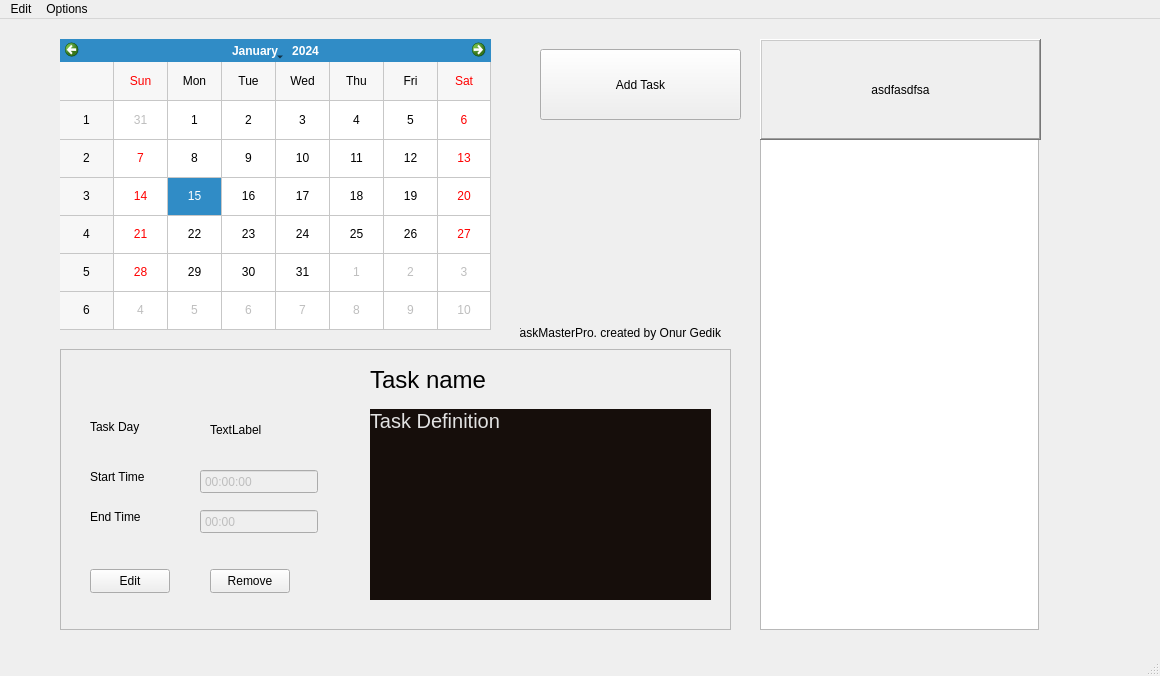
<?xml version="1.0" encoding="UTF-8"?>
<ui version="4.0">
 <class>MainWindow</class>
 <widget class="QMainWindow" name="MainWindow">
  <property name="geometry">
   <rect>
    <x>0</x>
    <y>0</y>
    <width>1160</width>
    <height>676</height>
   </rect>
  </property>
  <property name="minimumSize">
   <size>
    <width>1160</width>
    <height>676</height>
   </size>
  </property>
  <property name="maximumSize">
   <size>
    <width>1373</width>
    <height>785</height>
   </size>
  </property>
  <property name="cursor">
   <cursorShape>ArrowCursor</cursorShape>
  </property>
  <property name="windowTitle">
   <string>MainWindow</string>
  </property>
  <property name="dockOptions">
   <set>QMainWindow::DockOption::AllowTabbedDocks|QMainWindow::DockOption::AnimatedDocks</set>
  </property>
  <widget class="QWidget" name="centralwidget">
   <widget class="QLabel" name="label">
    <property name="enabled">
     <bool>true</bool>
    </property>
    <property name="geometry">
     <rect>
      <x>520</x>
      <y>300</y>
      <width>201</width>
      <height>21</height>
     </rect>
    </property>
    <property name="cursor">
     <cursorShape>CrossCursor</cursorShape>
    </property>
    <property name="layoutDirection">
     <enum>Qt::LayoutDirection::RightToLeft</enum>
    </property>
    <property name="autoFillBackground">
     <bool>true</bool>
    </property>
    <property name="text">
     <string>TaskMasterPro. created by Onur Gedik</string>
    </property>
    <property name="alignment">
     <set>Qt::AlignmentFlag::AlignBottom|Qt::AlignmentFlag::AlignRight|Qt::AlignmentFlag::AlignTrailing</set>
    </property>
    <property name="wordWrap">
     <bool>false</bool>
    </property>
   </widget>
   <widget class="QCalendarWidget" name="calendarWidget">
    <property name="geometry">
     <rect>
      <x>60</x>
      <y>20</y>
      <width>431</width>
      <height>291</height>
     </rect>
    </property>
    <property name="cursor">
     <cursorShape>PointingHandCursor</cursorShape>
    </property>
    <property name="locale">
     <locale language="English" country="UnitedStates"/>
    </property>
    <property name="gridVisible">
     <bool>true</bool>
    </property>
    <property name="navigationBarVisible">
     <bool>true</bool>
    </property>
    <property name="dateEditEnabled">
     <bool>true</bool>
    </property>
    <property name="dateEditAcceptDelay">
     <number>1500</number>
    </property>
   </widget>
   <widget class="QFrame" name="frame">
    <property name="enabled">
     <bool>true</bool>
    </property>
    <property name="geometry">
     <rect>
      <x>60</x>
      <y>330</y>
      <width>671</width>
      <height>281</height>
     </rect>
    </property>
    <property name="frameShape">
     <enum>QFrame::Shape::StyledPanel</enum>
    </property>
    <property name="frameShadow">
     <enum>QFrame::Shadow::Raised</enum>
    </property>
    <widget class="QTimeEdit" name="timeEdit">
     <property name="enabled">
      <bool>false</bool>
     </property>
     <property name="geometry">
      <rect>
       <x>140</x>
       <y>120</y>
       <width>118</width>
       <height>25</height>
      </rect>
     </property>
     <property name="cursor">
      <cursorShape>ForbiddenCursor</cursorShape>
     </property>
     <property name="buttonSymbols">
      <enum>QAbstractSpinBox::ButtonSymbols::NoButtons</enum>
     </property>
    </widget>
    <widget class="QTimeEdit" name="timeEdit_2">
     <property name="enabled">
      <bool>false</bool>
     </property>
     <property name="geometry">
      <rect>
       <x>140</x>
       <y>160</y>
       <width>118</width>
       <height>25</height>
      </rect>
     </property>
     <property name="cursor">
      <cursorShape>ForbiddenCursor</cursorShape>
     </property>
     <property name="acceptDrops">
      <bool>false</bool>
     </property>
     <property name="accessibleName">
      <string extracomment="Start Time For Task"/>
     </property>
     <property name="layoutDirection">
      <enum>Qt::LayoutDirection::LeftToRight</enum>
     </property>
     <property name="wrapping">
      <bool>false</bool>
     </property>
     <property name="buttonSymbols">
      <enum>QAbstractSpinBox::ButtonSymbols::NoButtons</enum>
     </property>
     <property name="displayFormat">
      <string>HH:mm</string>
     </property>
     <property name="calendarPopup">
      <bool>false</bool>
     </property>
    </widget>
    <widget class="QLabel" name="label_2">
     <property name="geometry">
      <rect>
       <x>30</x>
       <y>120</y>
       <width>71</width>
       <height>16</height>
      </rect>
     </property>
     <property name="text">
      <string>Start Time</string>
     </property>
    </widget>
    <widget class="QLabel" name="label_3">
     <property name="geometry">
      <rect>
       <x>30</x>
       <y>160</y>
       <width>71</width>
       <height>16</height>
      </rect>
     </property>
     <property name="text">
      <string>End Time</string>
     </property>
    </widget>
    <widget class="QLabel" name="label_4">
     <property name="geometry">
      <rect>
       <x>310</x>
       <y>60</y>
       <width>341</width>
       <height>191</height>
      </rect>
     </property>
     <property name="palette">
      <palette>
       <active>
        <colorrole role="WindowText">
         <brush brushstyle="SolidPattern">
          <color alpha="255">
           <red>226</red>
           <green>226</green>
           <blue>226</blue>
          </color>
         </brush>
        </colorrole>
        <colorrole role="Button">
         <brush brushstyle="SolidPattern">
          <color alpha="255">
           <red>22</red>
           <green>14</green>
           <blue>11</blue>
          </color>
         </brush>
        </colorrole>
        <colorrole role="Light">
         <brush brushstyle="SolidPattern">
          <color alpha="255">
           <red>200</red>
           <green>255</green>
           <blue>237</blue>
          </color>
         </brush>
        </colorrole>
        <colorrole role="Midlight">
         <brush brushstyle="SolidPattern">
          <color alpha="255">
           <red>136</red>
           <green>255</green>
           <blue>215</blue>
          </color>
         </brush>
        </colorrole>
        <colorrole role="Dark">
         <brush brushstyle="SolidPattern">
          <color alpha="255">
           <red>36</red>
           <green>127</green>
           <blue>97</blue>
          </color>
         </brush>
        </colorrole>
        <colorrole role="Mid">
         <brush brushstyle="SolidPattern">
          <color alpha="255">
           <red>49</red>
           <green>170</green>
           <blue>129</blue>
          </color>
         </brush>
        </colorrole>
        <colorrole role="Text">
         <brush brushstyle="SolidPattern">
          <color alpha="255">
           <red>212</red>
           <green>212</green>
           <blue>212</blue>
          </color>
         </brush>
        </colorrole>
        <colorrole role="BrightText">
         <brush brushstyle="SolidPattern">
          <color alpha="255">
           <red>255</red>
           <green>255</green>
           <blue>255</blue>
          </color>
         </brush>
        </colorrole>
        <colorrole role="ButtonText">
         <brush brushstyle="SolidPattern">
          <color alpha="255">
           <red>194</red>
           <green>194</green>
           <blue>194</blue>
          </color>
         </brush>
        </colorrole>
        <colorrole role="Base">
         <brush brushstyle="SolidPattern">
          <color alpha="255">
           <red>22</red>
           <green>14</green>
           <blue>11</blue>
          </color>
         </brush>
        </colorrole>
        <colorrole role="Window">
         <brush brushstyle="SolidPattern">
          <color alpha="255">
           <red>22</red>
           <green>14</green>
           <blue>11</blue>
          </color>
         </brush>
        </colorrole>
        <colorrole role="Shadow">
         <brush brushstyle="SolidPattern">
          <color alpha="255">
           <red>211</red>
           <green>211</green>
           <blue>211</blue>
          </color>
         </brush>
        </colorrole>
        <colorrole role="AlternateBase">
         <brush brushstyle="SolidPattern">
          <color alpha="255">
           <red>164</red>
           <green>255</green>
           <blue>224</blue>
          </color>
         </brush>
        </colorrole>
        <colorrole role="ToolTipBase">
         <brush brushstyle="SolidPattern">
          <color alpha="255">
           <red>255</red>
           <green>255</green>
           <blue>220</blue>
          </color>
         </brush>
        </colorrole>
        <colorrole role="ToolTipText">
         <brush brushstyle="SolidPattern">
          <color alpha="255">
           <red>159</red>
           <green>159</green>
           <blue>159</blue>
          </color>
         </brush>
        </colorrole>
        <colorrole role="PlaceholderText">
         <brush brushstyle="SolidPattern">
          <color alpha="127">
           <red>0</red>
           <green>0</green>
           <blue>0</blue>
          </color>
         </brush>
        </colorrole>
        <colorrole role="Accent">
         <brush brushstyle="SolidPattern">
          <color alpha="255">
           <red>255</red>
           <green>255</green>
           <blue>255</blue>
          </color>
         </brush>
        </colorrole>
       </active>
       <inactive>
        <colorrole role="WindowText">
         <brush brushstyle="SolidPattern">
          <color alpha="255">
           <red>226</red>
           <green>226</green>
           <blue>226</blue>
          </color>
         </brush>
        </colorrole>
        <colorrole role="Button">
         <brush brushstyle="SolidPattern">
          <color alpha="255">
           <red>22</red>
           <green>14</green>
           <blue>11</blue>
          </color>
         </brush>
        </colorrole>
        <colorrole role="Light">
         <brush brushstyle="SolidPattern">
          <color alpha="255">
           <red>200</red>
           <green>255</green>
           <blue>237</blue>
          </color>
         </brush>
        </colorrole>
        <colorrole role="Midlight">
         <brush brushstyle="SolidPattern">
          <color alpha="255">
           <red>136</red>
           <green>255</green>
           <blue>215</blue>
          </color>
         </brush>
        </colorrole>
        <colorrole role="Dark">
         <brush brushstyle="SolidPattern">
          <color alpha="255">
           <red>36</red>
           <green>127</green>
           <blue>97</blue>
          </color>
         </brush>
        </colorrole>
        <colorrole role="Mid">
         <brush brushstyle="SolidPattern">
          <color alpha="255">
           <red>49</red>
           <green>170</green>
           <blue>129</blue>
          </color>
         </brush>
        </colorrole>
        <colorrole role="Text">
         <brush brushstyle="SolidPattern">
          <color alpha="255">
           <red>185</red>
           <green>185</green>
           <blue>185</blue>
          </color>
         </brush>
        </colorrole>
        <colorrole role="BrightText">
         <brush brushstyle="SolidPattern">
          <color alpha="255">
           <red>255</red>
           <green>255</green>
           <blue>255</blue>
          </color>
         </brush>
        </colorrole>
        <colorrole role="ButtonText">
         <brush brushstyle="SolidPattern">
          <color alpha="255">
           <red>214</red>
           <green>214</green>
           <blue>214</blue>
          </color>
         </brush>
        </colorrole>
        <colorrole role="Base">
         <brush brushstyle="SolidPattern">
          <color alpha="255">
           <red>22</red>
           <green>14</green>
           <blue>11</blue>
          </color>
         </brush>
        </colorrole>
        <colorrole role="Window">
         <brush brushstyle="SolidPattern">
          <color alpha="255">
           <red>22</red>
           <green>14</green>
           <blue>11</blue>
          </color>
         </brush>
        </colorrole>
        <colorrole role="Shadow">
         <brush brushstyle="SolidPattern">
          <color alpha="255">
           <red>184</red>
           <green>184</green>
           <blue>184</blue>
          </color>
         </brush>
        </colorrole>
        <colorrole role="HighlightedText">
         <brush brushstyle="SolidPattern">
          <color alpha="255">
           <red>204</red>
           <green>204</green>
           <blue>204</blue>
          </color>
         </brush>
        </colorrole>
        <colorrole role="AlternateBase">
         <brush brushstyle="SolidPattern">
          <color alpha="255">
           <red>164</red>
           <green>255</green>
           <blue>224</blue>
          </color>
         </brush>
        </colorrole>
        <colorrole role="ToolTipBase">
         <brush brushstyle="SolidPattern">
          <color alpha="255">
           <red>255</red>
           <green>255</green>
           <blue>220</blue>
          </color>
         </brush>
        </colorrole>
        <colorrole role="ToolTipText">
         <brush brushstyle="SolidPattern">
          <color alpha="255">
           <red>180</red>
           <green>180</green>
           <blue>180</blue>
          </color>
         </brush>
        </colorrole>
        <colorrole role="PlaceholderText">
         <brush brushstyle="SolidPattern">
          <color alpha="127">
           <red>0</red>
           <green>0</green>
           <blue>0</blue>
          </color>
         </brush>
        </colorrole>
        <colorrole role="Accent">
         <brush brushstyle="SolidPattern">
          <color alpha="255">
           <red>255</red>
           <green>255</green>
           <blue>255</blue>
          </color>
         </brush>
        </colorrole>
       </inactive>
       <disabled>
        <colorrole role="WindowText">
         <brush brushstyle="SolidPattern">
          <color alpha="255">
           <red>0</red>
           <green>174</green>
           <blue>255</blue>
          </color>
         </brush>
        </colorrole>
        <colorrole role="Button">
         <brush brushstyle="SolidPattern">
          <color alpha="255">
           <red>22</red>
           <green>14</green>
           <blue>11</blue>
          </color>
         </brush>
        </colorrole>
        <colorrole role="Light">
         <brush brushstyle="SolidPattern">
          <color alpha="255">
           <red>200</red>
           <green>255</green>
           <blue>237</blue>
          </color>
         </brush>
        </colorrole>
        <colorrole role="Midlight">
         <brush brushstyle="SolidPattern">
          <color alpha="255">
           <red>136</red>
           <green>255</green>
           <blue>215</blue>
          </color>
         </brush>
        </colorrole>
        <colorrole role="Dark">
         <brush brushstyle="SolidPattern">
          <color alpha="255">
           <red>36</red>
           <green>127</green>
           <blue>97</blue>
          </color>
         </brush>
        </colorrole>
        <colorrole role="Mid">
         <brush brushstyle="SolidPattern">
          <color alpha="255">
           <red>49</red>
           <green>170</green>
           <blue>129</blue>
          </color>
         </brush>
        </colorrole>
        <colorrole role="Text">
         <brush brushstyle="SolidPattern">
          <color alpha="255">
           <red>36</red>
           <green>127</green>
           <blue>97</blue>
          </color>
         </brush>
        </colorrole>
        <colorrole role="BrightText">
         <brush brushstyle="SolidPattern">
          <color alpha="255">
           <red>255</red>
           <green>255</green>
           <blue>255</blue>
          </color>
         </brush>
        </colorrole>
        <colorrole role="ButtonText">
         <brush brushstyle="SolidPattern">
          <color alpha="255">
           <red>36</red>
           <green>127</green>
           <blue>97</blue>
          </color>
         </brush>
        </colorrole>
        <colorrole role="Base">
         <brush brushstyle="SolidPattern">
          <color alpha="255">
           <red>22</red>
           <green>14</green>
           <blue>11</blue>
          </color>
         </brush>
        </colorrole>
        <colorrole role="Window">
         <brush brushstyle="SolidPattern">
          <color alpha="255">
           <red>22</red>
           <green>14</green>
           <blue>11</blue>
          </color>
         </brush>
        </colorrole>
        <colorrole role="Shadow">
         <brush brushstyle="SolidPattern">
          <color alpha="255">
           <red>179</red>
           <green>179</green>
           <blue>179</blue>
          </color>
         </brush>
        </colorrole>
        <colorrole role="AlternateBase">
         <brush brushstyle="SolidPattern">
          <color alpha="255">
           <red>73</red>
           <green>255</green>
           <blue>194</blue>
          </color>
         </brush>
        </colorrole>
        <colorrole role="ToolTipBase">
         <brush brushstyle="SolidPattern">
          <color alpha="255">
           <red>255</red>
           <green>255</green>
           <blue>220</blue>
          </color>
         </brush>
        </colorrole>
        <colorrole role="ToolTipText">
         <brush brushstyle="SolidPattern">
          <color alpha="255">
           <red>175</red>
           <green>175</green>
           <blue>175</blue>
          </color>
         </brush>
        </colorrole>
        <colorrole role="PlaceholderText">
         <brush brushstyle="SolidPattern">
          <color alpha="127">
           <red>36</red>
           <green>127</green>
           <blue>97</blue>
          </color>
         </brush>
        </colorrole>
        <colorrole role="Accent">
         <brush brushstyle="SolidPattern">
          <color alpha="255">
           <red>149</red>
           <green>255</green>
           <blue>220</blue>
          </color>
         </brush>
        </colorrole>
       </disabled>
      </palette>
     </property>
     <property name="font">
      <font>
       <pointsize>15</pointsize>
       <kerning>true</kerning>
      </font>
     </property>
     <property name="cursor">
      <cursorShape>WhatsThisCursor</cursorShape>
     </property>
     <property name="autoFillBackground">
      <bool>false</bool>
     </property>
     <property name="styleSheet">
      <string notr="true">background-color: rgb(22, 14, 11);</string>
     </property>
     <property name="text">
      <string>Task Definition</string>
     </property>
     <property name="alignment">
      <set>Qt::AlignmentFlag::AlignLeading|Qt::AlignmentFlag::AlignLeft|Qt::AlignmentFlag::AlignTop</set>
     </property>
    </widget>
    <widget class="QPushButton" name="editTaskButton">
     <property name="geometry">
      <rect>
       <x>30</x>
       <y>220</y>
       <width>80</width>
       <height>24</height>
      </rect>
     </property>
     <property name="text">
      <string>Edit</string>
     </property>
    </widget>
    <widget class="QLabel" name="label_5">
     <property name="geometry">
      <rect>
       <x>310</x>
       <y>10</y>
       <width>341</width>
       <height>41</height>
      </rect>
     </property>
     <property name="font">
      <font>
       <pointsize>18</pointsize>
      </font>
     </property>
     <property name="text">
      <string>Task name</string>
     </property>
    </widget>
    <widget class="QPushButton" name="removeTaskButton">
     <property name="geometry">
      <rect>
       <x>150</x>
       <y>220</y>
       <width>80</width>
       <height>24</height>
      </rect>
     </property>
     <property name="text">
      <string>Remove</string>
     </property>
    </widget>
    <widget class="QLabel" name="label_6">
     <property name="geometry">
      <rect>
       <x>30</x>
       <y>70</y>
       <width>71</width>
       <height>16</height>
      </rect>
     </property>
     <property name="text">
      <string>Task Day</string>
     </property>
    </widget>
    <widget class="QLabel" name="label_8">
     <property name="geometry">
      <rect>
       <x>150</x>
       <y>60</y>
       <width>131</width>
       <height>41</height>
      </rect>
     </property>
     <property name="text">
      <string>TextLabel</string>
     </property>
    </widget>
   </widget>
   <widget class="QPushButton" name="addTaskButton">
    <property name="geometry">
     <rect>
      <x>540</x>
      <y>30</y>
      <width>201</width>
      <height>71</height>
     </rect>
    </property>
    <property name="cursor">
     <cursorShape>PointingHandCursor</cursorShape>
    </property>
    <property name="text">
     <string>Add Task</string>
    </property>
   </widget>
   <widget class="QListWidget" name="listWidget">
    <property name="geometry">
     <rect>
      <x>760</x>
      <y>120</y>
      <width>279</width>
      <height>491</height>
     </rect>
    </property>
    <property name="cursor" stdset="0">
     <cursorShape>PointingHandCursor</cursorShape>
    </property>
   </widget>
   <widget class="QLabel" name="label_7">
    <property name="enabled">
     <bool>true</bool>
    </property>
    <property name="geometry">
     <rect>
      <x>760</x>
      <y>20</y>
      <width>281</width>
      <height>101</height>
     </rect>
    </property>
    <property name="sizeIncrement">
     <size>
      <width>0</width>
      <height>0</height>
     </size>
    </property>
    <property name="baseSize">
     <size>
      <width>0</width>
      <height>0</height>
     </size>
    </property>
    <property name="frameShape">
     <enum>QFrame::Shape::WinPanel</enum>
    </property>
    <property name="frameShadow">
     <enum>QFrame::Shadow::Raised</enum>
    </property>
    <property name="lineWidth">
     <number>7</number>
    </property>
    <property name="text">
     <string>asdfasdfsa</string>
    </property>
    <property name="alignment">
     <set>Qt::AlignmentFlag::AlignCenter</set>
    </property>
   </widget>
  </widget>
  <widget class="QMenuBar" name="menubar">
   <property name="geometry">
    <rect>
     <x>0</x>
     <y>0</y>
     <width>1160</width>
     <height>21</height>
    </rect>
   </property>
   <widget class="QMenu" name="menuEdit">
    <property name="title">
     <string>Edit</string>
    </property>
    <addaction name="actionDelete_All_Tasks"/>
   </widget>
   <widget class="QMenu" name="menuOptions">
    <property name="title">
     <string>Options</string>
    </property>
    <addaction name="actionShow_All_Tasks"/>
   </widget>
   <addaction name="menuEdit"/>
   <addaction name="menuOptions"/>
  </widget>
  <widget class="QStatusBar" name="statusbar"/>
  <action name="actionDelete_All_Tasks">
   <property name="text">
    <string>Delete All Tasks</string>
   </property>
  </action>
  <action name="actionShow_All_Tasks">
   <property name="text">
    <string>Show All Tasks</string>
   </property>
  </action>
 </widget>
 <resources/>
 <connections/>
</ui>
